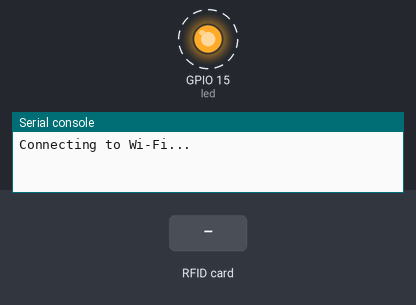
A program run on a simulated ESP32 board running MicroPython. Parts: output pins drawn as LEDs (lit = HIGH), the last lines printed to the serial console. Dashed ring = blinking. Inputs (shaded band) come from the test bench. WiFi joins after 1.5 s; the interpreter's speed is modelled, so counts of loop turns are approximate; web requests get an empty 200 reply after 0.4 s; library files of the repository ran but are not shown: mfrc522.py; pins used as bus, display or sensor lines are not drawn.

Above: at 1.2 s.
1.3 s: RFID card 5E 7A 19 C4 held to the reader
At 3.0 s:
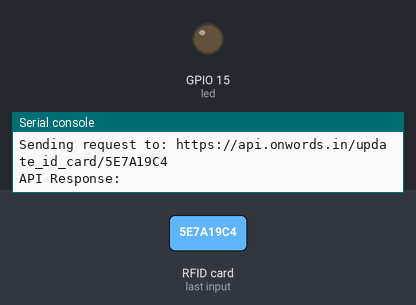
Timing chart, 0 to 4.5 s (numbered marks = the images above; inputs shaded):
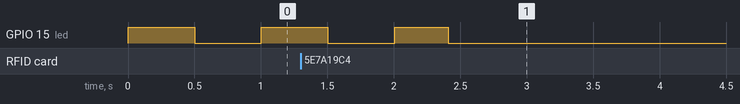

The program:

RFID_Attendance.py
```python
import network
import urequests
import uasyncio as asyncio
from mfrc522 import MFRC522
from machine import SPI, Pin

# Wi-Fi Credentials
WIFI_SSID = "Onwords"
WIFI_PASSWORD = "nikhil8182"

# Base API URL (without UID)
API_BASE_URL = "https://api.onwords.in/update_id_card"


# Initialize SPI for RFID
spi = SPI(2, baudrate=2500000, polarity=0, phase=0)
spi.init()

# Setup MFRC522 RFID Reader
rdr = MFRC522(spi=spi, gpioRst=4, gpioCs=5)

led = Pin(15, Pin.OUT)
led.value(0)

async def blink_led():
    """Blink LED while waiting for Wi-Fi connection."""
    while not network.WLAN(network.STA_IF).isconnected():
        led.value(1)
        await asyncio.sleep(0.5)
        led.value(0)
        await asyncio.sleep(0.5)

async def connect_wifi():
    """Connect ESP32 to Wi-Fi."""
    wlan = network.WLAN(network.STA_IF)
    wlan.active(True)
    wlan.connect(WIFI_SSID, WIFI_PASSWORD)

    print("Connecting to Wi-Fi...")
    while not wlan.isconnected():
         await blink_led()
    print("Connected to Wi-Fi:", wlan.ifconfig())
    led.value(0)


async def send_to_api(uid):
    """Send RFID UID by appending it to the API URL."""
    formatted_uid = uid.upper().replace("0X", "")  # Convert to uppercase & remove '0x'
    api_url = f"{API_BASE_URL}/{formatted_uid}"

    try:
        print(f"Sending request to: {api_url}")
        response = urequests.post(api_url)
        print("API Response:", response.text)
        response.close()
    except Exception as e:
        print("Failed to send data:", str(e))
    finally:
        led.value(0)


async def scan_rfid():
    """Scan for RFID card and send UID to API."""
    print("Place card...")

    while True:
        (stat, tag_type) = rdr.request(rdr.REQIDL)
        if stat == rdr.OK:
            (stat, raw_uid) = rdr.anticoll()
            if stat == rdr.OK:
                card_id = "0x%02x%02x%02x%02x" % (raw_uid[0], raw_uid[1], raw_uid[2], raw_uid[3])
                print("Card UID:", card_id)
                led.value(1)
                # Send UID to API
                await send_to_api(card_id)

                # Small delay to prevent duplicate readings
                await asyncio.sleep(2)
        await asyncio.sleep(0.1)  # Allow other tasks to run


async def main():
    """Main function to run Wi-Fi and RFID scanning tasks concurrently."""
    await connect_wifi()
    await asyncio.gather(scan_rfid())

# Run the main event loop
asyncio.run(main())
```
